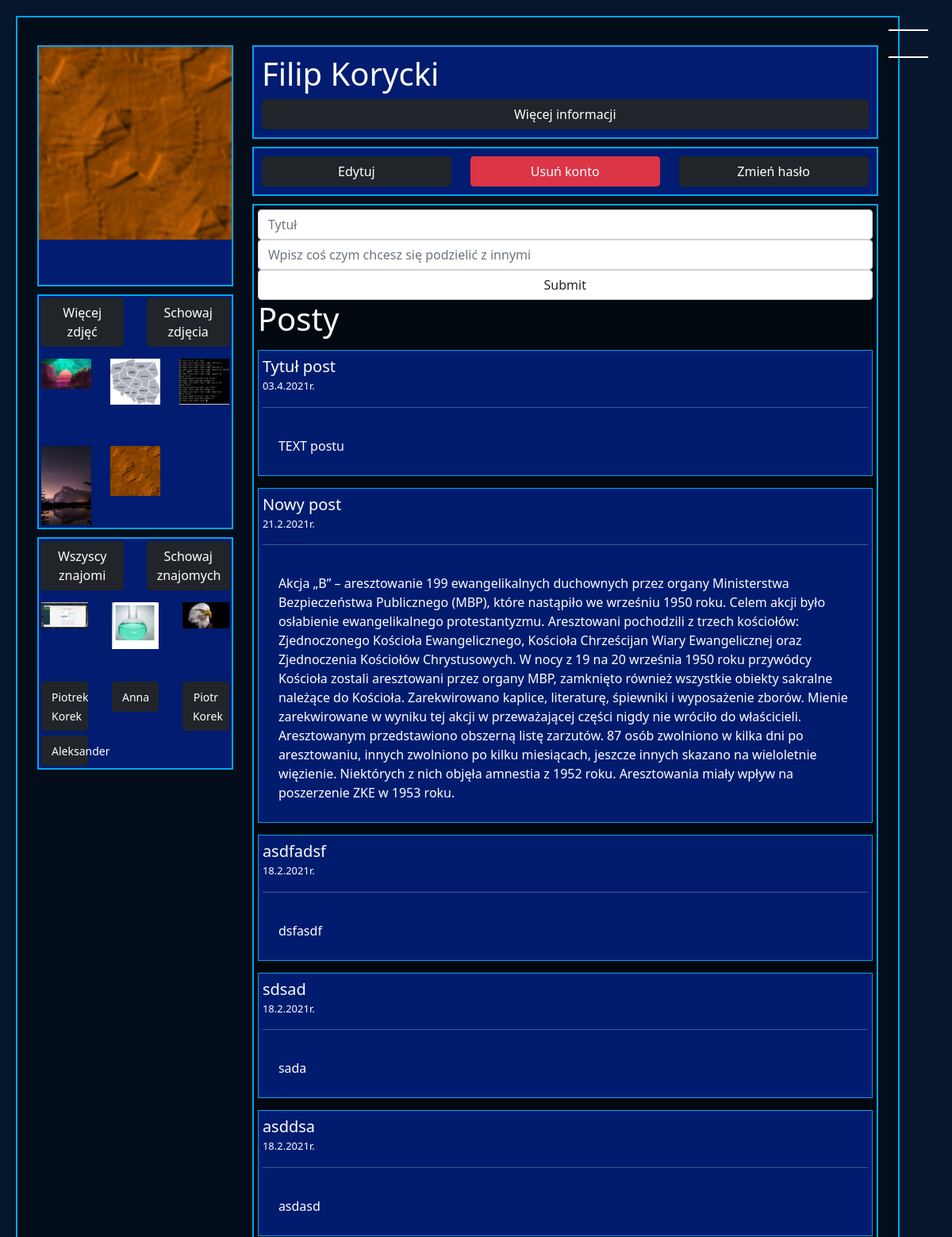
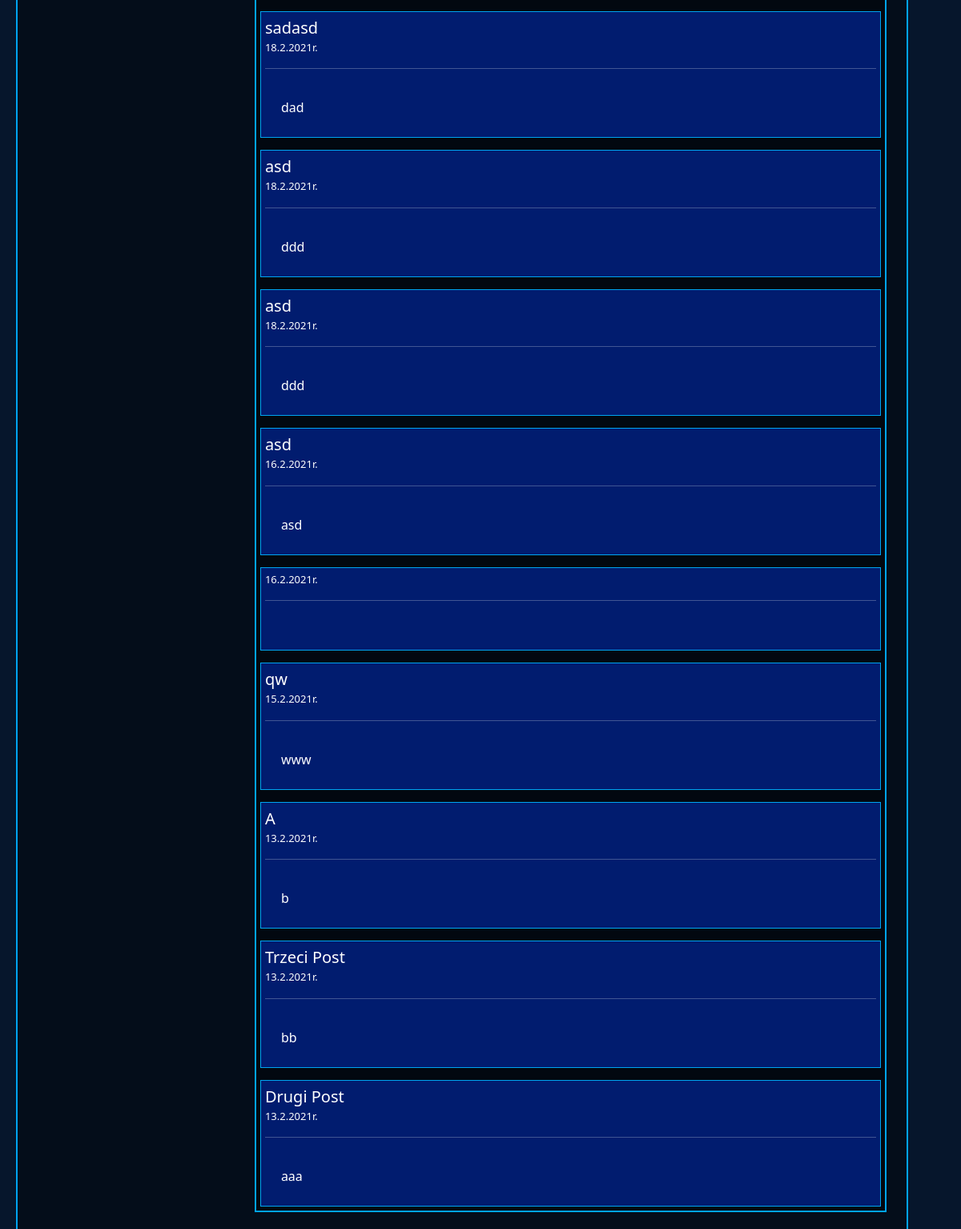
Screenshot of /profile/5 (signed in) with the database file from the repository (2 pictures, top to bottom).
### blog/models.py (models this page shows, shortened)
class Profile(models.Model):
    user = models.OneToOneField(User, null=True, on_delete=models.CASCADE)
    birth_date = models.DateField(blank=True,null=True)
    description = models.TextField(blank=True,null=True)
    first_name = models.CharField(blank=True, null=True, max_length=40)
    last_name = models.CharField(blank=True, null=True, max_length=40)
    country = models.CharField(blank=True, null=True, max_length=40)
    city = models.CharField(blank=True, null=True, max_length=40)
    height = models.DecimalField(blank=True,null=True, decimal_places=0, max_digits=120)
    weight = models.DecimalField(blank=True,null=True, decimal_places=0, max_digits=120)
    gender = models.CharField(blank=True,null=True, max_length=222)
    friends = models.ManyToManyField('self', blank=True)
    images = models.ManyToManyField("ProfileImage", related_name='+',blank=True)
    chats = models.ManyToManyField("ChatBox", related_name='+',blank=True)
    posts = models.ManyToManyField("Post", related_name='+',blank=True)
    def get_name(self):
        if self.first_name and self.last_name:
            return str(str(self.first_name)+" "+str(self.last_name)) #+" ("+str(self.user.username)+")"
        elif self.first_name:
            return self.first_name
        else:
            return self.user.username

class Post(models.Model):
    owner =  models.ForeignKey("Profile", on_delete=models.CASCADE)
    date = models.DateField(auto_now_add=True)
    date_time = models.DateTimeField(auto_now_add=True)
    title = models.CharField(max_length=200)
    text = models.CharField(max_length=4000)
    comments = models.ManyToManyField("Post_comment", related_name='+')
    class Meta:
        ordering = ["-date","-date_time"]

### blog/views.py (the view, shortened to what this page needs)
# urls.py: path("profile/<int:pk>", views.ProfileView.as_view(), name="profile"),
class ProfileView(LoginRequiredMixin,View):
    login_url = '/login/'
    def get(self, request, pk):
        profile = Profile.objects.all().get(id=pk)
        friends_id = []
        for friend in profile.friends.all():
            friends_id.append(friend.id)
        context={
            'profile':profile,
            'friends_id':friends_id,
        }
        user1 = request.user.profile
        user2 = get_object_or_404(Profile, id=pk)
        chats = ChatBox.objects.all()
        for chat in chats:
            if user1 in chat.users.all() and user2 in chat.users.all():
                context["have_chat"]=True
                context["chat"]=chat
            else:
                context["have_chat"]=False
        return render(request, 'blog/profile.html',context)

### blog/templates/blog/profile.html (shortened to what this page needs)
{% extends "blog/base.html"%}
{% load static %}
{%block content%}
<div class=" background_v1" style="color:white;">
    <div class="row">
        <div class="col-sm-12 col-md-3">
            <div class="profile_image_class">
                {% if profile.images%}
                <div style="width: 100%; position:relative;">
                    {%for image in profile.images.all %}
                        {% if forloop.last %}
                            <div class="fake_box"> </div>
                            <br />
                        {%endif%}
                    {%empty%}
                          <img src="{% static 'user.png' %}" class="profile_image">
                          <div class="fake_box"> </div>
                        <br />
                    {%endfor%}
                </div>
                {%endif%}
            </div>
            <div class="profile_images_css">
                <div class="row">
                    <div class="col-sm-6"><a href="{% url 'profile_images' profile.id %}" style="margin:2%; width:96%;" class="btn btn-dark" >Więcej zdjęć</a></div>
                    <div class="col-sm-6"><button type="button" id="images_button" class="btn btn-dark">Schowaj zdjęcia</button></div>
                </div>
                <div class="row" id="images_profile_box" style="padding:3px; clear:both;">
                    {%for image in profile.images.all%}
                        <div class="col-md-6 col-lg-4" >
                            <div style="margin-top: 10px; position:relative;">
                                <a href="{{image.image.url}}" target="_blank">
                                    <div class="mini_fake_box"></div>
                                </a>
                            </div>
                        </div>
                    {%endfor%}
                </div>
            </div>
            <div class="profile_images_css">
                <div class="row">
                    <div class="col-sm-6"><a href="{% url 'profile_friends' profile.id %}" style="margin:2%; width:96%;" class="btn btn-dark" >Wszyscy znajomi</a></div>
                    <div class="col-sm-6"><button type="button" id="friends_button" class="btn btn-dark">Schowaj znajomych</button></div>
                </div>
                <div class="row" id="friends_profile_box">
                    {%for friend in profile.friends.all|slice:":6"%}
                        <div class="col-md-6 col-lg-4" >
                            <div class="friend_image_box" style="padding:3px;">
                            <a href="{%url 'profile' friend.id%}" target="_blank">
                                {%for image in friend.images.all%}
                                    {%if forloop.last%}
                                        <div style="margin-top: 10px; position:relative;">
                                                <div class="mini_fake_box"></div>
                                        </div>
                                    {%endif%}
                                {%endfor%}
                                    <div class="btn btn-dark"> <small>{{friend.get_name}}</small> </div>
                            </div>
                        </div>
                    {%endfor%}
                </div>
            </div>
        </div>
        <div class="col-sm-12 col-md-9">
            <div class="profile_info" style="padding:10px;">
                <h1 >{{profile.get_name}}</h1>
                <button type="button" id="info_button" class="btn btn-dark">Więcej informacji</button>
            </div>
            <div class="profile_buttons" style="padding:10px;">
                <div class="row">
                {%if user.profile.id == profile.id%}
                    <div class="col-sm-12 col-md-4">
                    <a href="{%url 'edit_profile' profile.id%}" class="btn btn-dark">Edytuj</a>
                    </div>
                    <div class="col-sm-12 col-md-4">
                    <a href="{%url 'delete_profile' profile.id%}" class="btn btn-danger">Usuń konto</a>
                    </div>
                    <div class="col-sm-12 col-md-4">
                    <a href="{%url 'change_password' %}" class="btn btn-dark">Zmień hasło</a>
                    </div>
                {%endif%}
            </div>
        </div>
        {%if user.profile.id == profile.id or user.profile.id in friends_id or user.profile.id == profile.id %}
            <div class="profile_posts_box">
                {% if user.profile.id == profile.id %}
                <form action="{% url 'profile' profile.id%}" method="POST">
                    <input type="text" placeholder="Tytuł" name="title" class="form-control" />
                    <input type="text" placeholder="Wpisz coś czym chcesz się podzielić z innymi" name="text" class="form-control" />
                    <input type="submit" class="form-control" />
                </form>
                {% endif %}
                {%if user.profile.id in friends_id or user.profile.id == profile.id %}
                    <h1 >Posty</h1>
                    {%for post in profile.posts.all%}
                    <div class="profile_post">
                        <div class="profile_post_title">
                        <a  class="normal_link" href="{% url 'post' post.id%}">
                        {{post.title}}
                        </a>
                        </div>
                        <div class="profile_post_date">{{post.date| date:"d.n.Y"}}r.</div>
                        <hr />
                        <div class="profile_post_text">{{post.text}}</div>
                    </div>
                    {%empty%}
                         <div class="profile_post">
                            {{profile.get_name}} nie napisał/a jeszcze żadnych postów.
                         </div>
                    {%endfor%}
                {%endif%}
            </div>
        {%endif%}
        </div>
    </div>
</div>
{% endblock %}

### static/style.css (style rules this page uses)
* { box-sizing: border-box; margin:0; padding:0; }
:root { --ramka: rgb(0, 164, 240); --message-button: rgb(17, 0, 255); --background: black; --h: white; --body-text: white; --card-title: rgb(255, 255, 255); --card-body: rgb(68, 0, 255); --my-message: rgb(0, 34, 128); --other-message: rgb(0, 195, 255); --main-p-desc:rgba(2, 30, 121, 0.9); --bg-v1:rgba(0, 0, 0, 0.4); --btn-text: white; --btn-hover: crimson; --btn-border:black; --btn-bg: black; --profile:rgba(2, 30, 121, 0.9); --all-chats-chat:white; --last-message: rgb(68, 0, 255); --profile-posts-box:rgba(0, 0, 0, 0.4); }
body { background-repeat: no-repeat; background-size: cover; background: var(--background); color: var(--body-text); }
h1,h2,h3,h4,h5 { color:var(--h); }
.background_v1 { border: solid 2px var(--ramka); padding: 25px; background-color: var(--bg-v1); min-height: 800px; width: 96%; }
.fake_box { width:300px; height: 276px; }
.profile_image_class { margin-top: 10px; border:solid 2px var(--ramka); width:100%; background-color: var(--profile); }
.profile_info { border:solid 2px var(--ramka); margin-top: 10px; width:100%; background-color: var(--profile); word-wrap: break-word; }
.profile_buttons { border:solid 2px var(--ramka); margin-top: 10px; background-color: var(--profile); width:100%; }
.btn { width:100%; }
.profile_images_css { border:solid 2px var(--ramka); margin-top: 10px; background-color: var(--profile); width:100%; }
.mini_fake_box { width:100%; height: 100px; }
#images_button { margin:2%; width:96%; }
#images_profile_box { display: flex; }
#friends_profile_box { display: flex; }
#friends_button { margin:2%; width:96%; }
.profile_posts_box { width:100%; border:solid 2px var(--ramka); margin-top: 10px; background-color: var(--profile-posts-box); padding:5px; }
.profile_post { width:100%; height:77%; padding:5px; margin-top: 15px; border:solid 1px var(--ramka); background-color:var(--profile); }
.profile_post_title { font-size: 20px; }
.profile_post_date { font-size: 13px; }
.profile_post_text { padding:20px; }
.normal_link { color:white; text-decoration: none; transition: 0.8s; }

### rows the page displays
Profile: get_name "Piotrek Korek"
Profile: get_name "Anna"
Profile: get_name "Piotr Korek"
Profile: get_name "Aleksander"
Profile: get_name "Filip Korycki"
Post: title "Tytuł post", date "03.4.2021", text "TEXT postu"
Post: title "Nowy post", date "21.2.2021", text "Akcja „B” – aresztowanie 199 ewangelikalnych duchownych przez organy Ministerstwa Bezpieczeństwa Publicznego (MBP), które nastąpiło we wrześniu 1950 roku. Celem akcji było osłabienie ewangelikalnego protestantyzmu. Aresztowani pochodzili z trzech kościołów: Zjednoczonego Kościoła Ewangelicznego, Kościoła Chrześcijan Wiary Ewangelicznej oraz Zjednoczenia Kościołów Chrystusowych. W nocy z 19 na 20 września 1950 roku przywódcy Kościoła zostali aresztowani przez organy MBP, zamknięto również wszystkie obiekty sakralne należące do Kościoła. Zarekwirowano kaplice, literaturę, śpiewniki i wyposażenie zborów. Mienie zarekwirowane w wyniku tej akcji w przeważającej części nigdy nie wróciło do…"
Post: title "asdfadsf", date "18.2.2021", text "dsfasdf"
Post: title "sdsad", date "18.2.2021", text "sada"
Post: title "asddsa", date "18.2.2021", text "asdasd"
Post: title "sadasd", date "18.2.2021", text "dad"
Post: title "asd", date "18.2.2021", text "ddd"
Post: title "asd", date "18.2.2021", text "ddd"
Post: title "asd", date "16.2.2021", text "asd"
Post: date "16.2.2021"
Post: title "qw", date "15.2.2021", text "www"
Post: title "A", date "13.2.2021", text "b"
Post: title "Trzeci Post", date "13.2.2021", text "bb"
Post: title "Drugi Post", date "13.2.2021", text "aaa"
